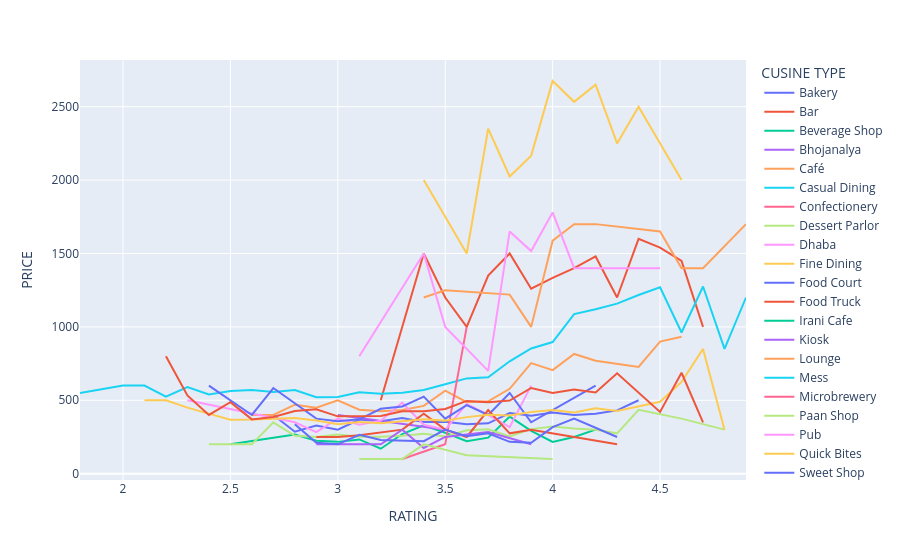

Here is the notebook cell this chart was saved with:
### Code cell
px.line(relation, y="PRICE", x="RATING",color='CUSINE TYPE').show()

### Figure 1 — Plotly figure (JSON) as saved in the notebook; plotly's stock layout.template omitted (floating-point values rounded to 4 significant figures)
{"data": [{"hovertemplate": "CUSINE TYPE=Bakery<br>RATING=%{x}<br>PRICE=%{y}<extra></extra>", "legendgroup": "Bakery", "line": {"color": "#636efa", "dash": "solid"}, "marker": {"symbol": "circle"}, "mode": "lines", "name": "Bakery", "orientation": "v", "showlegend": true, "type": "scatter", "x": [2.7, 2.8, 2.9, 3.0, 3.1, 3.2, 3.3, 3.4, 3.5, 3.6, 3.7, 3.8, 3.9, 4.0, 4.1, 4.2, 4.3, 4.4], "xaxis": "x", "y": [400.0, 285.7, 328.6, 300.0, 369.1, 357.1, 379.1, 352.2, 354.0, 337.5, 342.9, 413.5, 393.9, 417.4, 400.0, 408.3, 431.2, 500.0], "yaxis": "y"}, {"hovertemplate": "CUSINE TYPE=Bar<br>RATING=%{x}<br>PRICE=%{y}<extra></extra>", "legendgroup": "Bar", "line": {"color": "#EF553B", "dash": "solid"}, "marker": {"symbol": "circle"}, "mode": "lines", "name": "Bar", "orientation": "v", "showlegend": true, "type": "scatter", "x": [3.2, 3.4, 3.5, 3.6, 3.7, 3.8, 3.9, 4.0, 4.1, 4.2, 4.3, 4.4, 4.5, 4.6, 4.7], "xaxis": "x", "y": [500.0, 1500.0, 1200.0, 1000.0, 1350.0, 1500.0, 1260.0, 1333.0, 1400.0, 1480.0, 1200.0, 1600.0, 1540.0, 1450.0, 1000.0], "yaxis": "y"}, {"hovertemplate": "CUSINE TYPE=Beverage Shop<br>RATING=%{x}<br>PRICE=%{y}<extra></extra>", "legendgroup": "Beverage Shop", "line": {"color": "#00cc96", "dash": "solid"}, "marker": {"symbol": "circle"}, "mode": "lines", "name": "Beverage Shop", "orientation": "v", "showlegend": true, "type": "scatter", "x": [2.5, 2.8, 2.9, 3.0, 3.1, 3.2, 3.3, 3.4, 3.5, 3.6, 3.7, 3.8, 3.9, 4.0, 4.1, 4.2], "xaxis": "x", "y": [200.0, 266.7, 225.0, 216.7, 233.3, 170.0, 270.0, 330.0, 279.2, 221.4, 245.5, 388.9, 291.7, 216.7, 250.0, 300.0], "yaxis": "y"}, {"hovertemplate": "CUSINE TYPE=Bhojanalya<br>RATING=%{x}<br>PRICE=%{y}<extra></extra>", "legendgroup": "Bhojanalya", "line": {"color": "#ab63fa", "dash": "solid"}, "marker": {"symbol": "circle"}, "mode": "lines", "name": "Bhojanalya", "orientation": "v", "showlegend": true, "type": "scatter", "x": [3.0, 3.5], "xaxis": "x", "y": [400.0, 300.0], "yaxis": "y"}, {"hovertemplate": "CUSINE TYPE=Café<br>RATING=%{x}<br>PRICE=%{y}<extra></extra>", "legendgroup": "Café", "line": {"color": "#FFA15A", "dash": "solid"}, "marker": {"symbol": "circle"}, "mode": "lines", "name": "Café", "orientation": "v", "showlegend": true, "type": "scatter", "x": [2.6, 2.7, 2.8, 2.9, 3.0, 3.1, 3.2, 3.3, 3.4, 3.5, 3.6, 3.7, 3.8, 3.9, 4.0, 4.1, 4.2, 4.3, 4.4, 4.5, 4.6], "xaxis": "x", "y": [400.0, 400.0, 470.0, 450.0, 500.0, 435.7, 425.0, 433.3, 461.5, 565.9, 487.5, 493.3, 578.0, 752.9, 705.8, 815.5, 769.0, 747.4, 726.9, 900.0, 933.3], "yaxis": "y"}, {"hovertemplate": "CUSINE TYPE=Casual Dining<br>RATING=%{x}<br>PRICE=%{y}<extra></extra>", "legendgroup": "Casual Dining", "line": {"color": "#19d3f3", "dash": "solid"}, "marker": {"symbol": "circle"}, "mode": "lines", "name": "Casual Dining", "orientation": "v", "showlegend": true, "type": "scatter", "x": [1.8, 2.0, 2.1, 2.2, 2.3, 2.4, 2.5, 2.6, 2.7, 2.8, 2.9, 3.0, 3.1, 3.2, 3.3, 3.4, 3.5, 3.6, 3.7, 3.8, 3.9, 4.0, 4.1, 4.2, 4.3, 4.4, 4.5, 4.6, 4.7, 4.8, 4.9], "xaxis": "x", "y": [550.0, 600.0, 600.0, 525.0, 590.0, 540.0, 563.3, 569.2, 556.5, 570.1, 520.5, 522.7, 555.3, 544.9, 551.1, 570.5, 609.7, 649.2, 657.1, 765.7, 852.9, 896.6, 1087.0, 1120.0, 1158.0, 1217.0, 1269.0, 961.5, 1275.0, 850.0, 1200.0], "yaxis": "y"}, {"hovertemplate": "CUSINE TYPE=Confectionery<br>RATING=%{x}<br>PRICE=%{y}<extra></extra>", "legendgroup": "Confectionery", "line": {"color": "#FF6692", "dash": "solid"}, "marker": {"symbol": "circle"}, "mode": "lines", "name": "Confectionery", "orientation": "v", "showlegend": true, "type": "scatter", "x": [3.3, 3.5, 3.6], "xaxis": "x", "y": [100.0, 200.0, 1000.0], "yaxis": "y"}, {"hovertemplate": "CUSINE TYPE=Dessert Parlor<br>RATING=%{x}<br>PRICE=%{y}<extra></extra>", "legendgroup": "Dessert Parlor", "line": {"color": "#B6E880", "dash": "solid"}, "marker": {"symbol": "circle"}, "mode": "lines", "name": "Dessert Parlor", "orientation": "v", "showlegend": true, "type": "scatter", "x": [2.4, 2.6, 2.7, 2.8, 2.9, 3.0, 3.1, 3.2, 3.3, 3.4, 3.5, 3.6, 3.7, 3.8, 3.9, 4.0, 4.1, 4.2, 4.3, 4.4, 4.6, 4.8], "xaxis": "x", "y": [200.0, 200.0, 350.0, 258.3, 250.0, 267.5, 251.5, 251.7, 257.9, 271.2, 252.6, 295.3, 303.0, 254.4, 303.4, 321.4, 308.3, 300.0, 275.0, 435.0, 375.0, 300.0], "yaxis": "y"}, {"hovertemplate": "CUSINE TYPE=Dhaba<br>RATING=%{x}<br>PRICE=%{y}<extra></extra>", "legendgroup": "Dhaba", "line": {"color": "#FF97FF", "dash": "solid"}, "marker": {"symbol": "circle"}, "mode": "lines", "name": "Dhaba", "orientation": "v", "showlegend": true, "type": "scatter", "x": [2.3, 2.8, 2.9, 3.0, 3.1, 3.2, 3.3, 3.4, 3.5, 3.6, 3.7, 3.8, 3.9], "xaxis": "x", "y": [500.0, 350.0, 283.3, 375.0, 333.3, 361.0, 483.3, 333.3, 300.0, 475.0, 400.0, 316.7, 600.0], "yaxis": "y"}, {"hovertemplate": "CUSINE TYPE=Fine Dining<br>RATING=%{x}<br>PRICE=%{y}<extra></extra>", "legendgroup": "Fine Dining", "line": {"color": "#FECB52", "dash": "solid"}, "marker": {"symbol": "circle"}, "mode": "lines", "name": "Fine Dining", "orientation": "v", "showlegend": true, "type": "scatter", "x": [3.4, 3.6, 3.7, 3.8, 3.9, 4.0, 4.1, 4.2, 4.3, 4.4, 4.6], "xaxis": "x", "y": [2000.0, 1500.0, 2350.0, 2025.0, 2167.0, 2675.0, 2533.0, 2650.0, 2250.0, 2500.0, 2000.0], "yaxis": "y"}, {"hovertemplate": "CUSINE TYPE=Food Court<br>RATING=%{x}<br>PRICE=%{y}<extra></extra>", "legendgroup": "Food Court", "line": {"color": "#636efa", "dash": "solid"}, "marker": {"symbol": "circle"}, "mode": "lines", "name": "Food Court", "orientation": "v", "showlegend": true, "type": "scatter", "x": [2.4, 2.6, 2.7, 2.9, 3.0, 3.1, 3.2, 3.3, 3.4, 3.5, 3.6, 3.7, 3.8, 3.9, 4.2], "xaxis": "x", "y": [600.0, 400.0, 583.3, 375.0, 357.1, 370.0, 441.7, 458.3, 525.0, 375.0, 466.7, 400.0, 550.0, 350.0, 600.0], "yaxis": "y"}, {"hovertemplate": "CUSINE TYPE=Food Truck<br>RATING=%{x}<br>PRICE=%{y}<extra></extra>", "legendgroup": "Food Truck", "line": {"color": "#EF553B", "dash": "solid"}, "marker": {"symbol": "circle"}, "mode": "lines", "name": "Food Truck", "orientation": "v", "showlegend": true, "type": "scatter", "x": [2.9, 3.0, 3.1, 3.3, 3.4, 3.5, 3.6, 3.7, 3.8, 3.9, 4.1, 4.3], "xaxis": "x", "y": [250.0, 250.0, 262.5, 300.0, 408.3, 300.0, 250.0, 433.3, 275.0, 300.0, 250.0, 200.0], "yaxis": "y"}, {"hovertemplate": "CUSINE TYPE=Irani Cafe<br>RATING=%{x}<br>PRICE=%{y}<extra></extra>", "legendgroup": "Irani Cafe", "line": {"color": "#00cc96", "dash": "solid"}, "marker": {"symbol": "circle"}, "mode": "lines", "name": "Irani Cafe", "orientation": "v", "showlegend": true, "type": "scatter", "x": [3.6], "xaxis": "x", "y": [250.0], "yaxis": "y"}, {"hovertemplate": "CUSINE TYPE=Kiosk<br>RATING=%{x}<br>PRICE=%{y}<extra></extra>", "legendgroup": "Kiosk", "line": {"color": "#ab63fa", "dash": "solid"}, "marker": {"symbol": "circle"}, "mode": "lines", "name": "Kiosk", "orientation": "v", "showlegend": true, "type": "scatter", "x": [2.9, 3.2, 3.3, 3.4, 3.5, 3.7, 3.9], "xaxis": "x", "y": [200.0, 200.0, 300.0, 175.0, 250.0, 283.3, 200.0], "yaxis": "y"}, {"hovertemplate": "CUSINE TYPE=Lounge<br>RATING=%{x}<br>PRICE=%{y}<extra></extra>", "legendgroup": "Lounge", "line": {"color": "#FFA15A", "dash": "solid"}, "marker": {"symbol": "circle"}, "mode": "lines", "name": "Lounge", "orientation": "v", "showlegend": true, "type": "scatter", "x": [3.4, 3.5, 3.8, 3.9, 4.0, 4.1, 4.2, 4.5, 4.6, 4.7, 4.9], "xaxis": "x", "y": [1200.0, 1250.0, 1220.0, 1000.0, 1588.0, 1700.0, 1700.0, 1650.0, 1400.0, 1400.0, 1700.0], "yaxis": "y"}, {"hovertemplate": "CUSINE TYPE=Mess<br>RATING=%{x}<br>PRICE=%{y}<extra></extra>", "legendgroup": "Mess", "line": {"color": "#19d3f3", "dash": "solid"}, "marker": {"symbol": "circle"}, "mode": "lines", "name": "Mess", "orientation": "v", "showlegend": true, "type": "scatter", "x": [3.6], "xaxis": "x", "y": [300.0], "yaxis": "y"}, {"hovertemplate": "CUSINE TYPE=Microbrewery<br>RATING=%{x}<br>PRICE=%{y}<extra></extra>", "legendgroup": "Microbrewery", "line": {"color": "#FF6692", "dash": "solid"}, "marker": {"symbol": "circle"}, "mode": "lines", "name": "Microbrewery", "orientation": "v", "showlegend": true, "type": "scatter", "x": [4.4], "xaxis": "x", "y": [2000.0], "yaxis": "y"}, {"hovertemplate": "CUSINE TYPE=Paan Shop<br>RATING=%{x}<br>PRICE=%{y}<extra></extra>", "legendgroup": "Paan Shop", "line": {"color": "#B6E880", "dash": "solid"}, "marker": {"symbol": "circle"}, "mode": "lines", "name": "Paan Shop", "orientation": "v", "showlegend": true, "type": "scatter", "x": [3.1, 3.3, 3.4, 3.6, 4.0], "xaxis": "x", "y": [100.0, 100.0, 200.0, 125.0, 100.0], "yaxis": "y"}, {"hovertemplate": "CUSINE TYPE=Pub<br>RATING=%{x}<br>PRICE=%{y}<extra></extra>", "legendgroup": "Pub", "line": {"color": "#FF97FF", "dash": "solid"}, "marker": {"symbol": "circle"}, "mode": "lines", "name": "Pub", "orientation": "v", "showlegend": true, "type": "scatter", "x": [3.1, 3.4, 3.5, 3.7, 3.8, 3.9, 4.0, 4.1, 4.5], "xaxis": "x", "y": [800.0, 1500.0, 1000.0, 700.0, 1650.0, 1517.0, 1780.0, 1400.0, 1400.0], "yaxis": "y"}, {"hovertemplate": "CUSINE TYPE=Quick Bites<br>RATING=%{x}<br>PRICE=%{y}<extra></extra>", "legendgroup": "Quick Bites", "line": {"color": "#FECB52", "dash": "solid"}, "marker": {"symbol": "circle"}, "mode": "lines", "name": "Quick Bites", "orientation": "v", "showlegend": true, "type": "scatter", "x": [2.1, 2.2, 2.3, 2.4, 2.5, 2.6, 2.7, 2.8, 2.9, 3.0, 3.1, 3.2, 3.3, 3.4, 3.5, 3.6, 3.7, 3.8, 3.9, 4.0, 4.1, 4.2, 4.3, 4.4, 4.5, 4.6, 4.7, 4.8], "xaxis": "x", "y": [500.0, 500.0, 450.0, 410.0, 367.6, 369.2, 375.0, 379.6, 361.7, 336.4, 351.8, 343.6, 357.2, 371.3, 361.4, 385.2, 401.8, 395.6, 420.5, 433.0, 417.6, 445.0, 426.6, 457.1, 490.0, 625.0, 850.0, 300.0], "yaxis": "y"}, {"hovertemplate": "CUSINE TYPE=Sweet Shop<br>RATING=%{x}<br>PRICE=%{y}<extra></extra>", "legendgroup": "Sweet Shop", "line": {"color": "#636efa", "dash": "solid"}, "marker": {"symbol": "circle"}, "mode": "lines", "name": "Sweet Shop", "orientation": "v", "showlegend": true, "type": "scatter", "x": [2.8, 2.9, 3.0, 3.1, 3.2, 3.3, 3.4, 3.5, 3.6, 3.7, 3.8, 3.9, 4.0, 4.1, 4.3], "xaxis": "x", "y": [337.5, 210.0, 200.0, 265.4, 230.0, 225.0, 221.4, 300.0, 255.6, 275.0, 216.7, 210.0, 316.7, 375.0, 250.0], "yaxis": "y"}, {"hovertemplate": "CUSINE TYPE=none<br>RATING=%{x}<br>PRICE=%{y}<extra></extra>", "legendgroup": "none", "line": {"color": "#EF553B", "dash": "solid"}, "marker": {"symbol": "circle"}, "mode": "lines", "name": "none", "orientation": "v", "showlegend": true, "type": "scatter", "x": [2.2, 2.3, 2.4, 2.5, 2.6, 2.7, 2.8, 2.9, 3.0, 3.1, 3.2, 3.3, 3.4, 3.5, 3.6, 3.7, 3.8, 3.9, 4.0, 4.1, 4.2, 4.3, 4.4, 4.5, 4.6, 4.7], "xaxis": "x", "y": [800.0, 533.3, 400.0, 487.5, 370.0, 386.7, 427.0, 439.3, 390.6, 392.3, 392.4, 425.2, 424.9, 440.3, 495.8, 486.0, 497.9, 583.6, 550.0, 574.1, 553.8, 683.3, 555.0, 420.0, 687.5, 350.0], "yaxis": "y"}], "layout": {"legend": {"title": {"text": "CUSINE TYPE"}, "tracegroupgap": 0}, "margin": {"t": 60}, "xaxis": {"anchor": "y", "domain": [0, 1], "title": {"text": "RATING"}}, "yaxis": {"anchor": "x", "domain": [0, 1], "title": {"text": "PRICE"}}}}
